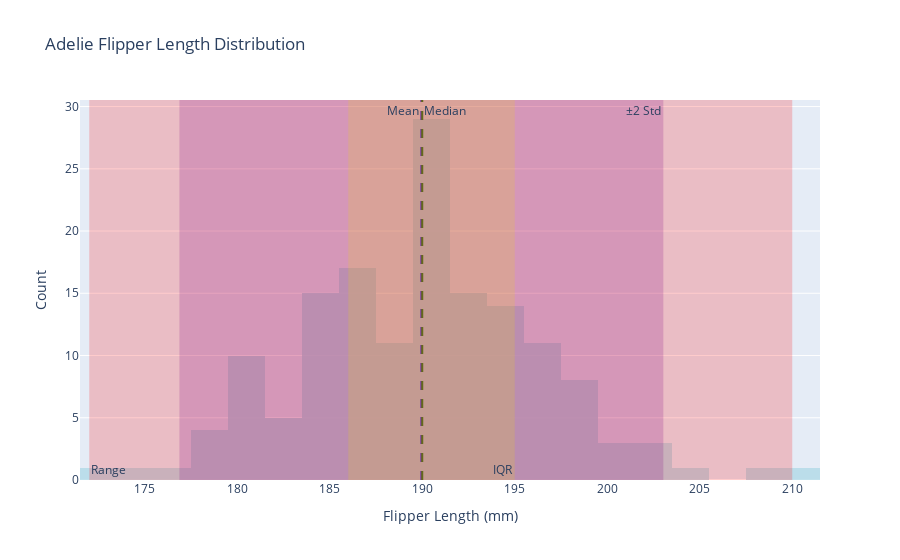
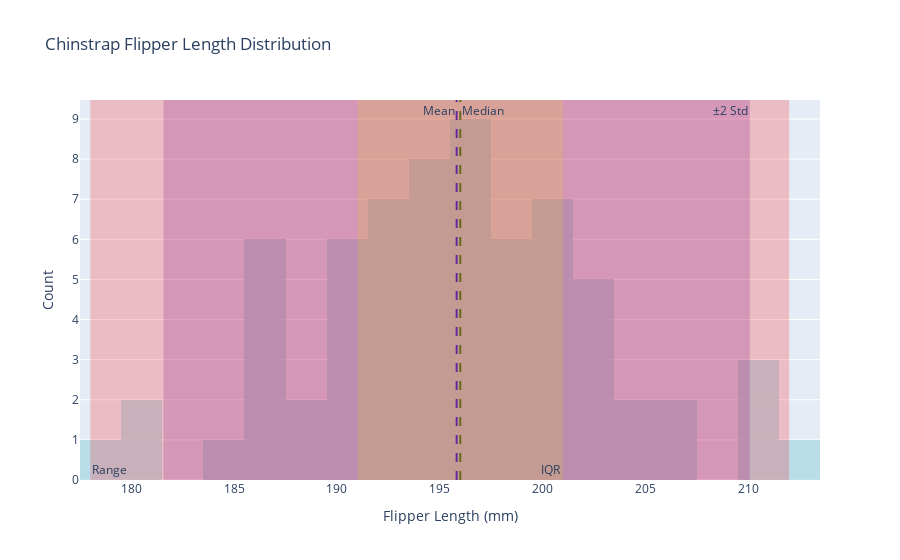
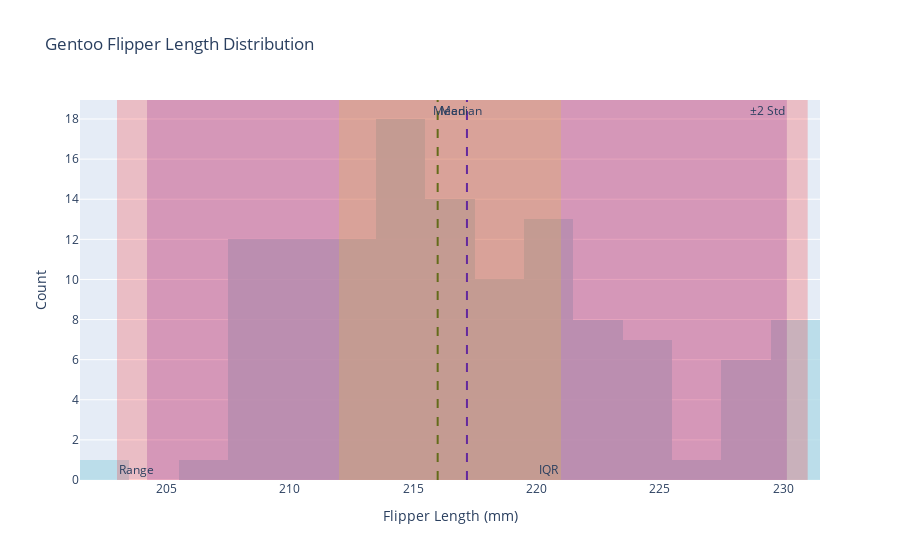

Notebook code cell kept with these figures, in order:
### Markdown cell above
#### 1. Use *fig.add_[h/v]line()* and *fig.add_[h/v]rect()* to mark, respspectively, location (mean and median) and scale (range, interquartile range, and a range defined by two standard deviations away from the mean in both directions) of *flipper_length_mm* for each _species_ onto _plotly_ histograms of *flipper_length_mm* for each _species_ in the penguins dataset<br>

<details class="details-example"><summary style="color:blue"><u>Further Guidance</u></summary>

**Time Management Warning**: it takes a long time to make a figure, whether you're working with a ChatBot, or building it from scratch based on trial and error changes with your code. ChatBots remove the need to understand the detailed nuances of data visualization library arguments and construction procedures. But after you've passed the 30 minute range of effort working with your ChatBot for this problem to try to get what you want, then your only options are to start a new session and hope for a smoother experience based on improved clarity of your directions, or submit what you have along with a brief note highlighting the duration in your chatlog history where your efforts to make progress did not produce the desired outcome.

> The code referenced above [*fig.add_[h/v]line()*](https://plotly.com/python/horizontal-vertical-shapes/) and [*fig.add_[h/v]rect()*](https://plotly.com/python/line-charts/) refer to `fig.add_hline()` and `fig.add_hline()` and `fig.add_hrect()` and `fig.add_vrect()` which overly lines rectangles onto a figure from different orientation perspectives.
>
> - _There are several considerations in this problem..._
>     - _The histograms can be on the same figure, on separate figures, or separated into different panels in the same figure_
>     - _The elements within a figure should be well annotated, probobably using a so-called legend to help make sure annotations don't overlap each other and are clear and readible_
> - _There are several ways to approach this problem..._
>     - _You will likely be very pleased when you run the code returned to you as the result of pasting this question in as a prompt into a ChatBot session; but, you will also likely need to interact with the ChatBot to ask for adjustments to the code which give a final satisfactory figure (and this is the recommended approach to get the experience this problem intends you to have)_
>     - _**When using a ChatBot, if the code provided by your ChatBot results in an error, show the error to your ChatBot and iterate this process with the adjusted "fixed" code provided by the ChatBot... this process usually converges some something workable that's pretty close to what you were going for**_
>     - <u>**And don't forget, a ChatBot can explain what how code it provides works, if you ask it to...**</u>
>     - _You could alternatively figure out how to code this plot up for yourself by looking at the provided documentation links and perhaps using some additional google searchers or ChatBot queries to help out with specific issues or examples; and, if you end up interested in figuring out a little more how the code works that's great and definitely feel free to go ahead and do so, but at this stage the point of this problem is to understand the general ideas of figures themselves as opposed to being an expert about the code that generated them_
    
</details>

### Code cell
import plotly.graph_objects as go
import seaborn as sns
import pandas as pd
import numpy as np

# Load penguins dataset from Seaborn
penguins = sns.load_dataset('penguins')

# Drop rows with missing flipper_length_mm values
penguins = penguins.dropna(subset=['flipper_length_mm'])

# Function to create histogram with statistical annotations
def create_histogram_with_stats(species_name, data):
    # Calculate statistical measures
    mean = data.mean()
    median = data.median()
    range_min = data.min()
    range_max = data.max()
    q1 = data.quantile(0.25)
    q3 = data.quantile(0.75)
    std = data.std()

    # Create histogram figure
    fig = go.Figure()

    # Add histogram trace
    fig.add_trace(go.Histogram(x=data, nbinsx=20, name=species_name, marker_color='lightblue', opacity=0.75))

    # Add vertical lines for mean and median
    fig.add_vline(x=mean, line_dash="dash", line_color="blue", annotation_text="Mean", annotation_position="top left")
    fig.add_vline(x=median, line_dash="dash", line_color="green", annotation_text="Median", annotation_position="top right")

    # Add shaded areas for range, interquartile range, and ±2 standard deviations
    fig.add_vrect(x0=range_min, x1=range_max, fillcolor="red", opacity=0.2, line_width=0, annotation_text="Range", annotation_position="bottom left")
    fig.add_vrect(x0=q1, x1=q3, fillcolor="yellow", opacity=0.2, line_width=0, annotation_text="IQR", annotation_position="bottom right")
    fig.add_vrect(x0=mean - 2*std, x1=mean + 2*std, fillcolor="purple", opacity=0.2, line_width=0, annotation_text="±2 Std", annotation_position="top right")

    # Update layout
    fig.update_layout(title=f'{species_name} Flipper Length Distribution',
                      xaxis_title='Flipper Length (mm)',
                      yaxis_title='Count')

    return fig

# Filter data for each species
adelie_data = penguins[penguins['species'] == 'Adelie']['flipper_length_mm']
chinstrap_data = penguins[penguins['species'] == 'Chinstrap']['flipper_length_mm']
gentoo_data = penguins[penguins['species'] == 'Gentoo']['flipper_length_mm']

# Create histograms for each species
fig_adelie = create_histogram_with_stats('Adelie', adelie_data)
fig_chinstrap = create_histogram_with_stats('Chinstrap', chinstrap_data)
fig_gentoo = create_histogram_with_stats('Gentoo', gentoo_data)

# Show each figure
fig_adelie.show()
fig_chinstrap.show()
fig_gentoo.show()

### Figure 1 — Plotly figure (JSON) as saved in the notebook; plotly's stock layout.template omitted (floating-point values rounded to 4 significant figures; data arrays with more than 128 entries replaced by an {"elided": "..."} marker saying what was removed)
{"data": [{"marker": {"color": "lightblue"}, "name": "Adelie", "nbinsx": 20, "opacity": 0.75, "type": "histogram", "x": {"elided": "151 int values"}}], "layout": {"annotations": [{"showarrow": false, "text": "Mean", "x": 190.0, "xanchor": "right", "xref": "x", "y": 1, "yanchor": "top", "yref": "y domain"}, {"showarrow": false, "text": "Median", "x": 190, "xanchor": "left", "xref": "x", "y": 1, "yanchor": "top", "yref": "y domain"}, {"showarrow": false, "text": "Range", "x": 172, "xanchor": "left", "xref": "x", "y": 0, "yanchor": "bottom", "yref": "y domain"}, {"showarrow": false, "text": "IQR", "x": 195, "xanchor": "right", "xref": "x", "y": 0, "yanchor": "bottom", "yref": "y domain"}, {"showarrow": false, "text": "±2 Std", "x": 203.0, "xanchor": "right", "xref": "x", "y": 1, "yanchor": "top", "yref": "y domain"}], "shapes": [{"line": {"color": "blue", "dash": "dash"}, "type": "line", "x0": 190.0, "x1": 190.0, "xref": "x", "y0": 0, "y1": 1, "yref": "y domain"}, {"line": {"color": "green", "dash": "dash"}, "type": "line", "x0": 190, "x1": 190, "xref": "x", "y0": 0, "y1": 1, "yref": "y domain"}, {"fillcolor": "red", "line": {"width": 0}, "opacity": 0.2, "type": "rect", "x0": 172, "x1": 210, "xref": "x", "y0": 0, "y1": 1, "yref": "y domain"}, {"fillcolor": "yellow", "line": {"width": 0}, "opacity": 0.2, "type": "rect", "x0": 186, "x1": 195, "xref": "x", "y0": 0, "y1": 1, "yref": "y domain"}, {"fillcolor": "purple", "line": {"width": 0}, "opacity": 0.2, "type": "rect", "x0": 176.9, "x1": 203.0, "xref": "x", "y0": 0, "y1": 1, "yref": "y domain"}], "title": {"text": "Adelie Flipper Length Distribution"}, "xaxis": {"title": {"text": "Flipper Length (mm)"}}, "yaxis": {"title": {"text": "Count"}}}}

### Figure 2 — Plotly figure (JSON) as saved in the notebook; plotly's stock layout.template omitted (floating-point values rounded to 4 significant figures)
{"data": [{"marker": {"color": "lightblue"}, "name": "Chinstrap", "nbinsx": 20, "opacity": 0.75, "type": "histogram", "x": [192, 196, 193, 188, 197, 198, 178, 197, 195, 198, 193, 194, 185, 201, 190, 201, 197, 181, 190, 195, 181, 191, 187, 193, 195, 197, 200, 200, 191, 205, 187, 201, 187, 203, 195, 199, 195, 210, 192, 205, 210, 187, 196, 196, 196, 201, 190, 212, 187, 198, 199, 201, 193, 203, 187, 197, 191, 203, 202, 194, 206, 189, 195, 207, 202, 193, 210, 198]}], "layout": {"annotations": [{"showarrow": false, "text": "Mean", "x": 195.8, "xanchor": "right", "xref": "x", "y": 1, "yanchor": "top", "yref": "y domain"}, {"showarrow": false, "text": "Median", "x": 196, "xanchor": "left", "xref": "x", "y": 1, "yanchor": "top", "yref": "y domain"}, {"showarrow": false, "text": "Range", "x": 178, "xanchor": "left", "xref": "x", "y": 0, "yanchor": "bottom", "yref": "y domain"}, {"showarrow": false, "text": "IQR", "x": 201, "xanchor": "right", "xref": "x", "y": 0, "yanchor": "bottom", "yref": "y domain"}, {"showarrow": false, "text": "±2 Std", "x": 210.1, "xanchor": "right", "xref": "x", "y": 1, "yanchor": "top", "yref": "y domain"}], "shapes": [{"line": {"color": "blue", "dash": "dash"}, "type": "line", "x0": 195.8, "x1": 195.8, "xref": "x", "y0": 0, "y1": 1, "yref": "y domain"}, {"line": {"color": "green", "dash": "dash"}, "type": "line", "x0": 196, "x1": 196, "xref": "x", "y0": 0, "y1": 1, "yref": "y domain"}, {"fillcolor": "red", "line": {"width": 0}, "opacity": 0.2, "type": "rect", "x0": 178, "x1": 212, "xref": "x", "y0": 0, "y1": 1, "yref": "y domain"}, {"fillcolor": "yellow", "line": {"width": 0}, "opacity": 0.2, "type": "rect", "x0": 191, "x1": 201, "xref": "x", "y0": 0, "y1": 1, "yref": "y domain"}, {"fillcolor": "purple", "line": {"width": 0}, "opacity": 0.2, "type": "rect", "x0": 181.6, "x1": 210.1, "xref": "x", "y0": 0, "y1": 1, "yref": "y domain"}], "title": {"text": "Chinstrap Flipper Length Distribution"}, "xaxis": {"title": {"text": "Flipper Length (mm)"}}, "yaxis": {"title": {"text": "Count"}}}}

### Figure 3 — Plotly figure (JSON) as saved in the notebook; plotly's stock layout.template omitted (floating-point values rounded to 4 significant figures)
{"data": [{"marker": {"color": "lightblue"}, "name": "Gentoo", "nbinsx": 20, "opacity": 0.75, "type": "histogram", "x": [211, 230, 210, 218, 215, 210, 211, 219, 209, 215, 214, 216, 214, 213, 210, 217, 210, 221, 209, 222, 218, 215, 213, 215, 215, 215, 216, 215, 210, 220, 222, 209, 207, 230, 220, 220, 213, 219, 208, 208, 208, 225, 210, 216, 222, 217, 210, 225, 213, 215, 210, 220, 210, 225, 217, 220, 208, 220, 208, 224, 208, 221, 214, 231, 219, 230, 214, 229, 220, 223, 216, 221, 221, 217, 216, 230, 209, 220, 215, 223, 212, 221, 212, 224, 212, 228, 218, 218, 212, 230, 218, 228, 212, 224, 214, 226, 216, 222, 203, 225, 219, 228, 215, 228, 216, 215, 210, 219, 208, 209, 216, 229, 213, 230, 217, 230, 217, 222, 214, 215, 222, 212, 213]}], "layout": {"annotations": [{"showarrow": false, "text": "Mean", "x": 217.2, "xanchor": "right", "xref": "x", "y": 1, "yanchor": "top", "yref": "y domain"}, {"showarrow": false, "text": "Median", "x": 216, "xanchor": "left", "xref": "x", "y": 1, "yanchor": "top", "yref": "y domain"}, {"showarrow": false, "text": "Range", "x": 203, "xanchor": "left", "xref": "x", "y": 0, "yanchor": "bottom", "yref": "y domain"}, {"showarrow": false, "text": "IQR", "x": 221, "xanchor": "right", "xref": "x", "y": 0, "yanchor": "bottom", "yref": "y domain"}, {"showarrow": false, "text": "±2 Std", "x": 230.2, "xanchor": "right", "xref": "x", "y": 1, "yanchor": "top", "yref": "y domain"}], "shapes": [{"line": {"color": "blue", "dash": "dash"}, "type": "line", "x0": 217.2, "x1": 217.2, "xref": "x", "y0": 0, "y1": 1, "yref": "y domain"}, {"line": {"color": "green", "dash": "dash"}, "type": "line", "x0": 216, "x1": 216, "xref": "x", "y0": 0, "y1": 1, "yref": "y domain"}, {"fillcolor": "red", "line": {"width": 0}, "opacity": 0.2, "type": "rect", "x0": 203, "x1": 231, "xref": "x", "y0": 0, "y1": 1, "yref": "y domain"}, {"fillcolor": "yellow", "line": {"width": 0}, "opacity": 0.2, "type": "rect", "x0": 212, "x1": 221, "xref": "x", "y0": 0, "y1": 1, "yref": "y domain"}, {"fillcolor": "purple", "line": {"width": 0}, "opacity": 0.2, "type": "rect", "x0": 204.2, "x1": 230.2, "xref": "x", "y0": 0, "y1": 1, "yref": "y domain"}], "title": {"text": "Gentoo Flipper Length Distribution"}, "xaxis": {"title": {"text": "Flipper Length (mm)"}}, "yaxis": {"title": {"text": "Count"}}}}
